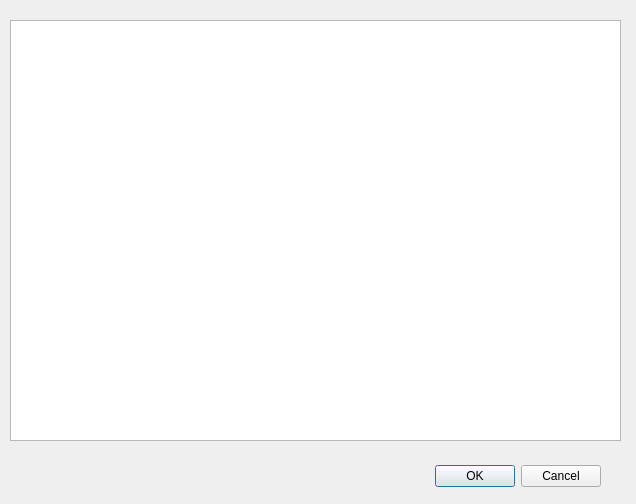
<?xml version="1.0" encoding="UTF-8"?>
<ui version="4.0">
 <class>Dialog</class>
 <widget class="QDialog" name="Dialog">
  <property name="geometry">
   <rect>
    <x>0</x>
    <y>0</y>
    <width>636</width>
    <height>504</height>
   </rect>
  </property>
  <property name="windowTitle">
   <string>Dialog</string>
  </property>
  <widget class="QDialogButtonBox" name="buttonBox">
   <property name="geometry">
    <rect>
     <x>260</x>
     <y>460</y>
     <width>341</width>
     <height>32</height>
    </rect>
   </property>
   <property name="orientation">
    <enum>Qt::Horizontal</enum>
   </property>
   <property name="standardButtons">
    <set>QDialogButtonBox::Cancel|QDialogButtonBox::Ok</set>
   </property>
  </widget>
  <widget class="QTableView" name="Table_Sql">
   <property name="geometry">
    <rect>
     <x>10</x>
     <y>20</y>
     <width>611</width>
     <height>421</height>
    </rect>
   </property>
  </widget>
 </widget>
 <resources/>
 <connections>
  <connection>
   <sender>buttonBox</sender>
   <signal>accepted()</signal>
   <receiver>Dialog</receiver>
   <slot>accept()</slot>
   <hints>
    <hint type="sourcelabel">
     <x>248</x>
     <y>254</y>
    </hint>
    <hint type="destinationlabel">
     <x>157</x>
     <y>274</y>
    </hint>
   </hints>
  </connection>
  <connection>
   <sender>buttonBox</sender>
   <signal>rejected()</signal>
   <receiver>Dialog</receiver>
   <slot>reject()</slot>
   <hints>
    <hint type="sourcelabel">
     <x>316</x>
     <y>260</y>
    </hint>
    <hint type="destinationlabel">
     <x>286</x>
     <y>274</y>
    </hint>
   </hints>
  </connection>
 </connections>
</ui>
